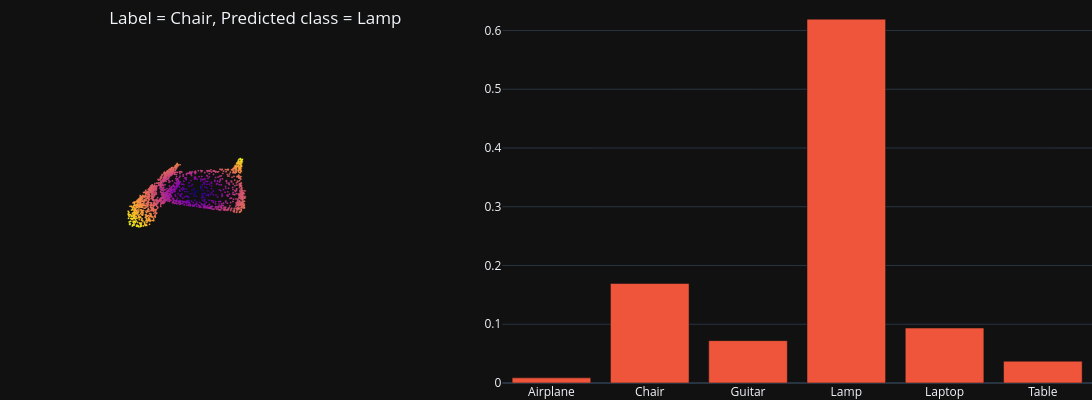

Write notebook code for a chart like this one.
### Code cell
# Random test sample
test_sample = test_set2[np.random.choice(np.arange(len(test_set2)))]
batch_dict = collate_fn([test_sample])
x = batch_dict['points'].transpose(1, 2).to(device)

# Get model predictions
model_preds, _ = classifier2(x)
predicted_class = torch.argmax(model_preds, axis=1).detach().cpu().numpy()[0]
predicted_class_name = class_id_name_map[predicted_class]
pred_class_probs = F.softmax(model_preds.flatten(), dim=None).detach().cpu().numpy()

# plot results
title = f"Label = {test_sample['class_name']}, Predicted class = {predicted_class_name}"
fig = make_subplots(rows=1, cols=2, specs=[[{"type": "scatter3d"}, {}]], column_widths=[0.4, 0.6])
fig.update_layout(template="plotly_dark", scene=PCD_SCENE, height = 400, width = 1200,
                title=title, title_x=0.1, title_y=0.97, margin=dict(r=0, b=0, l=0, t=0))    
fig.add_trace(plot_pc_data3d(x=test_sample['points'][:,0], y=test_sample['points'][:,1], z=test_sample['points'][:,2]), row=1, col=1)
fig.add_trace(go.Bar(x=list(class_name_id_map.keys()), y=pred_class_probs, showlegend=False), row=1, col=2)
fig.show()

### Figure 1 — Plotly figure (JSON) as saved in the notebook; plotly's stock layout.template omitted (floating-point values rounded to 4 significant figures; data arrays with more than 128 entries replaced by an {"elided": "..."} marker saying what was removed)
{"data": [{"hoverinfo": "skip", "marker": {"color": {"elided": "2500 float values"}, "opacity": 1, "size": 1}, "mode": "markers", "scene": "scene", "showlegend": false, "type": "scatter3d", "x": {"elided": "2500 float values"}, "y": {"elided": "2500 float values"}, "z": {"elided": "2500 float values"}}, {"showlegend": false, "type": "bar", "x": ["Airplane", "Chair", "Guitar", "Lamp", "Laptop", "Table"], "xaxis": "x", "y": [0.008724, 0.1693, 0.07208, 0.6193, 0.09351, 0.03709], "yaxis": "y"}], "layout": {"height": 400, "margin": {"b": 0, "l": 0, "r": 0, "t": 0}, "scene": {"aspectmode": "data", "domain": {"x": [0, 0.36], "y": [0, 1]}, "xaxis": {"visible": false}, "yaxis": {"visible": false}, "zaxis": {"visible": false}}, "title": {"text": "Label = Chair, Predicted class = Lamp", "x": 0.1, "y": 0.97}, "width": 1200, "xaxis": {"anchor": "y", "domain": [0.46, 1]}, "yaxis": {"anchor": "x", "domain": [0, 1]}}}
